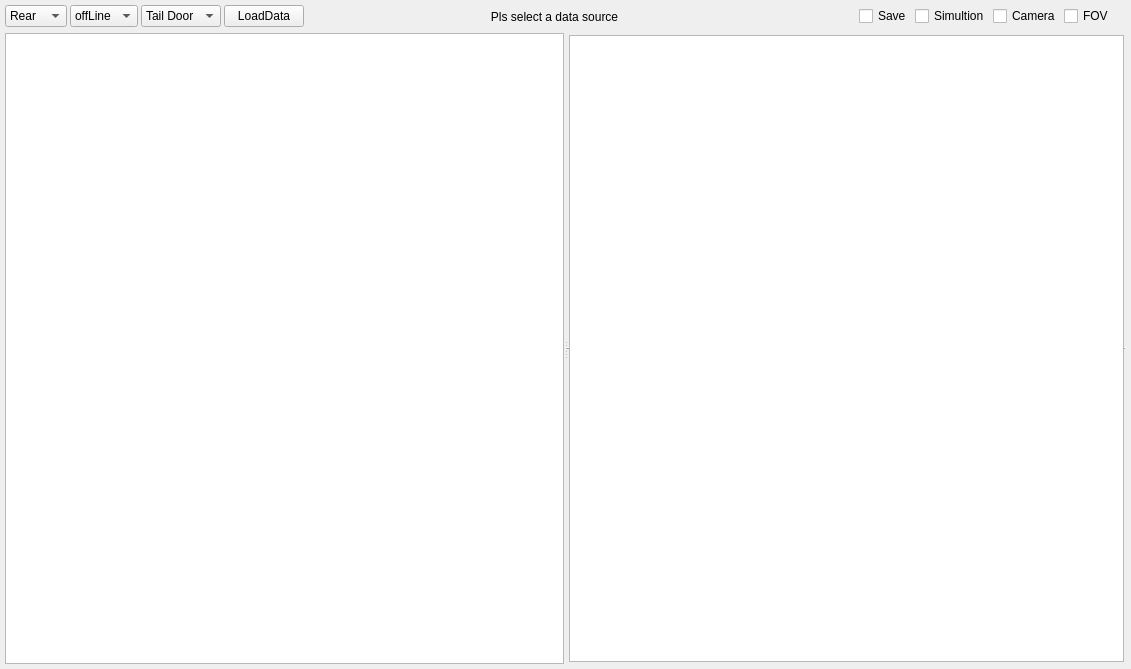
<?xml version="1.0" encoding="UTF-8"?>
<ui version="4.0">
 <class>SimUI</class>
 <widget class="QWidget" name="SimUI">
  <property name="geometry">
   <rect>
    <x>0</x>
    <y>0</y>
    <width>1131</width>
    <height>669</height>
   </rect>
  </property>
  <property name="windowTitle">
   <string>Sim</string>
  </property>
  <layout class="QVBoxLayout" name="verticalLayout" stretch="2,20,2">
   <property name="spacing">
    <number>5</number>
   </property>
   <property name="leftMargin">
    <number>5</number>
   </property>
   <property name="topMargin">
    <number>5</number>
   </property>
   <property name="rightMargin">
    <number>5</number>
   </property>
   <property name="bottomMargin">
    <number>5</number>
   </property>
   <item>
    <layout class="QHBoxLayout" name="hBox_top" stretch="1,1,1,1,8,1,1,0,1,0,1">
     <property name="spacing">
      <number>3</number>
     </property>
     <item>
      <widget class="QComboBox" name="cBox_view">
       <item>
        <property name="text">
         <string>Rear</string>
        </property>
       </item>
       <item>
        <property name="text">
         <string>Front</string>
        </property>
       </item>
      </widget>
     </item>
     <item>
      <widget class="QComboBox" name="cBox_mode">
       <item>
        <property name="text">
         <string>offLine</string>
        </property>
       </item>
       <item>
        <property name="text">
         <string>onLine</string>
        </property>
       </item>
      </widget>
     </item>
     <item>
      <widget class="QComboBox" name="cBox_FF">
       <item>
        <property name="text">
         <string>Tail Door</string>
        </property>
       </item>
       <item>
        <property name="text">
         <string>BSD</string>
        </property>
       </item>
       <item>
        <property name="text">
         <string>LCA</string>
        </property>
       </item>
       <item>
        <property name="text">
         <string>FCW</string>
        </property>
       </item>
      </widget>
     </item>
     <item>
      <widget class="QPushButton" name="btn_load">
       <property name="text">
        <string>LoadData</string>
       </property>
       <property name="iconSize">
        <size>
         <width>20</width>
         <height>20</height>
        </size>
       </property>
      </widget>
     </item>
     <item>
      <widget class="QLabel" name="lab_data">
       <property name="text">
        <string>Pls select a data source</string>
       </property>
       <property name="alignment">
        <set>Qt::AlignCenter</set>
       </property>
      </widget>
     </item>
     <item>
      <widget class="QToolButton" name="tBtn_start">
       <property name="text">
        <string/>
       </property>
       <property name="icon">
        <iconset>
         <normalon>:/Sim/images/play.png</normalon>
        </iconset>
       </property>
       <property name="toolButtonStyle">
        <enum>Qt::ToolButtonIconOnly</enum>
       </property>
       <property name="autoRaise">
        <bool>true</bool>
       </property>
      </widget>
     </item>
     <item>
      <widget class="QToolButton" name="tBtn_stop">
       <property name="text">
        <string/>
       </property>
       <property name="icon">
        <iconset resource="sim.qrc">
         <normaloff>:/Sim/images/pause.png</normaloff>:/Sim/images/pause.png</iconset>
       </property>
       <property name="toolButtonStyle">
        <enum>Qt::ToolButtonIconOnly</enum>
       </property>
       <property name="autoRaise">
        <bool>true</bool>
       </property>
      </widget>
     </item>
     <item>
      <widget class="QCheckBox" name="cBox_save">
       <property name="text">
        <string>Save</string>
       </property>
      </widget>
     </item>
     <item>
      <widget class="QCheckBox" name="cBox_sim">
       <property name="text">
        <string>Simultion</string>
       </property>
      </widget>
     </item>
     <item>
      <widget class="QCheckBox" name="cBox_cam">
       <property name="text">
        <string>Camera</string>
       </property>
      </widget>
     </item>
     <item>
      <widget class="QCheckBox" name="cBox_fov">
       <property name="text">
        <string>FOV</string>
       </property>
      </widget>
     </item>
    </layout>
   </item>
   <item>
    <widget class="QSplitter" name="splitter_mid">
     <property name="orientation">
      <enum>Qt::Horizontal</enum>
     </property>
     <property name="handleWidth">
      <number>3</number>
     </property>
     <widget class="GraphicsLayoutWidget" name="radar_view_layout"/>
     <widget class="QSplitter" name="splitter_table">
      <property name="frameShape">
       <enum>QFrame::HLine</enum>
      </property>
      <property name="frameShadow">
       <enum>QFrame::Raised</enum>
      </property>
      <property name="orientation">
       <enum>Qt::Vertical</enum>
      </property>
      <property name="handleWidth">
       <number>3</number>
      </property>
      <widget class="QTableView" name="tabView_track"/>
     </widget>
    </widget>
   </item>
   <item>
    <layout class="QGridLayout" name="gBox_bottom"/>
   </item>
  </layout>
 </widget>
 <layoutdefault spacing="6" margin="11"/>
 <customwidgets>
  <customwidget>
   <class>GraphicsLayoutWidget</class>
   <extends>QGraphicsView</extends>
   <header>pyqtgraph</header>
  </customwidget>
 </customwidgets>
 <resources>
  <include location="sim.qrc"/>
 </resources>
 <connections/>
</ui>
